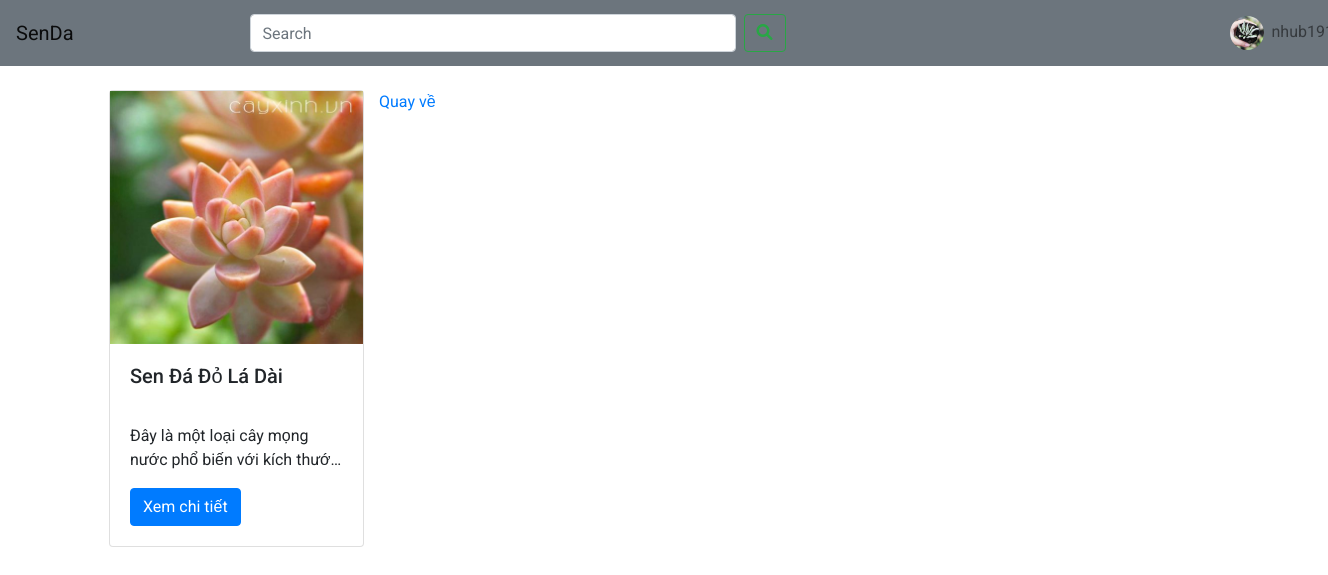
Page /app/pages/home.php?ten=Sen Đá Đỏ Lá Dài (signed in) on the committed database.
### tables this page shows
CREATE TABLE `user` (
  `id` int(10) UNSIGNED NOT NULL,
  `username` varchar(50) NOT NULL,
  `password` varchar(50) NOT NULL,
  `avt` varchar(255) NOT NULL
);

CREATE TABLE `senda` (
  `id` int(5) UNSIGNED NOT NULL,
  `avt` varchar(255) NOT NULL,
  `ten` varchar(20) NOT NULL,
  `mau_sac` varchar(255) NOT NULL,
  `kich_thuoc` text NOT NULL,
  `hinh_dang` varchar(255) NOT NULL,
  `dac_tinh` text NOT NULL,
  `y_nghia` text NOT NULL
);

### app/curd/executeUser.php (called while the page is built, shortened)
<?php
function findUser($username)
{
    require "../config/connect.php";
    $sql = "SELECT * FROM `user` WHERE `username` = '$username'";
    $result = $conn->query($sql);
    if ($result) {
        $data = $result->fetch_assoc();
    }
    return $data;
}

### app/curd/search.php (the view, shortened to what this page needs)
<?php
function showSearch($data)
{
    require "../config/connect.php";
    $sql = "SELECT * FROM senda WHERE ten like '%$data%' ";
    $result = $conn->query($sql);
    if ($result->num_rows > 0) {
        while ($row = $result->fetch_assoc()) {
            echo '
                    <div class="col-lg-3 col-md-12 mb-2">
                        <div class="card card-' . $row['id'] . '">
                            <img src=" ' . $row['avt'] . '" class="img-fuild" style="height:20%" alt=" ' . $row['ten'] . '">
                            <div class="card-body">
                                <h5 class="card-title text-fix-title"> ' . $row['ten'] . ' </h5>
                                <p class="card-text text-fix">' . $row['dac_tinh'] . '</p>
                                <a href="detail.php?id=' . $row['id'] . '" class="btn btn-primary">Xem chi tiết</a>
                            </div>
                        </div>
                    </div>
                ';
        }
        echo '<div class="row">
                    <div class="col-md-12 col-lg-12 text-center "><p class=""><a href="home.php">Quay về</a></p></div>
            </div>';
    } else {
        echo '<p>Không có kêt quả cần tìm <a href="home.php">Quay về</a></p>';
    }
}

### app/pages/home.php (shortened to what this page needs)
<?php
require("../../bootstrap.php");
require('../curd/executeUser.php');
if (isset($_COOKIE['user'])) {
    $user = findUser($_COOKIE['user']);
    $avt = $user['avt'];
}
?>
<!DOCTYPE html>
<html lang="en">
<head>
    <link rel="stylesheet" href="../../assets/css/style.css">
    <link rel="stylesheet" href="../../assets/icon/fontawesome-free-6.0.0-web/css/all.min.css">
</head>
<body>
    <div class="container-fuild">
        <nav class="navbar navbar-expand-lg navbar-light bg-secondary">
            <a class="navbar-brand" href="home.php">SenDa</a>
            <form class="form-inline my-2 my-lg-0 ml-16 w-75" action="home.php?ten" method="get">
                <input class="form-control mr-sm-2 mw-custom" type="search" placeholder="Search" aria-label="Search" name="ten" id="search">
                <button class="icon-search btn btn-outline-success my-2 my-sm-0" type="submit">
                    <i class="fa-solid fa-magnifying-glass"></i></button>
            </form>
            <div class="collapse navbar-collapse" id="navbarSupportedContent">
                <ul class="navbar-nav mr-3">
                    <?php if (isset($_COOKIE['user'])) { ?>
                        <li class="nav-item dropdown">
                            <a class="nav-link dropdown-toggle" style="width: 50px;" href="#" id="navbarDropdown" role="button" data-toggle="dropdown" aria-expanded="false">
                                <img class="rounded-circle w-100 mr-2" src="<?php echo $avt ? $avt : "../../assets/avt/default.png" ?>" alt="avt"><?php echo $_COOKIE['user'] ?>
                            </a>
                        </li>
                    <?php } else  echo '<a class="btn btn-info" href="welcome.php">Đăng nhập</a>' ?>
                </ul>
            </div>
        </nav>
    </div>
    <div class="container">
        <div class="mt-4">
            <div class="row">
                <?php
                require('../curd/search.php');
                if (isset($_GET['ten'])) {
                    $data = $_GET['ten'];
                    showSearch($data);
                } else {
                    showAll();
                }
                ?>
            </div>
        </div>
    </div>
</body>
</html>

### assets/css/style.css (style rules this page uses)
body { font-family: "Roboto", sans-serif; }
.ml-16 { margin-left: 10rem; }
.mw-custom { width: 50% !important; }
.text-fix-title { min-height: 3rem; }
.text-fix { overflow: hidden; text-overflow: ellipsis; display: -webkit-box; -webkit-line-clamp: 2; -webkit-box-orient: vertical; }

### rows in the picture
user: avt (picture)
senda: avt (picture), ten "Sen Đá Đỏ Lá Dài", dac_tinh "Đây là một loại cây mọng nước phổ biến với kích…"
